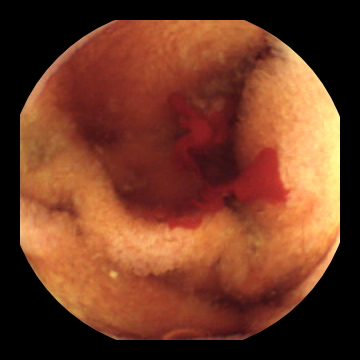
%> input picture imagedata/bleeding2.png, 360 x 360 px; its folder holds 4 pictures in this run
$ octave bankji.m   (GNU Octave 9; MATLAB toolbox functions it lacks are replaced by stand-ins)
%> lines starting %> are read from the running program, lines starting %| are printed output that depends on the picture; in (x1, y1, x2, y2) boxes, pixels count from 0 and x2, y2 are one past the last pixel; in counts of white or black regions, pixels touching at a corner belong together; the program's own positions count from 1
kmeanNum = 4;
% ไฟล์รูปภาพต้นฉบับ
imagefiles = dir('.\imagedata\*.png');
countFiles = length(imagefiles);

% สำหรับเปลี่ยนที่เก็บรูป cluster
rootPath =  "C:\Users\areey\ปี 4\bleeding_cluster_2";
rootPathClusterExist = dir(rootPath);

% Read all file
prompt = "Do you want create folder? Y/N [Y]: ";
createFolder = input(prompt,"s");
%> the answer given: y

prompt2 = "Do you want use image red_zone ? Y/N: ";
useRedZone = input(prompt2,"s");
%> the answer given: y

% wantCreateFile = "Create cluster file or show image S:(Show) F:(File)";
% useRedZone = input(prompt2,"s");

if createFolder == "Y"
      for imageData = 1:countFiles
            currentfilename = imagefiles(imageData).name;
            img = imread(currentfilename);
            lab_img = rgb2lab(img);
            ab = lab_img(:,:,1:3);
            img2Sigle = im2single(ab);
            pixel_labels = imsegkmeans(img2Sigle,kmeanNum,'NumAttempts',4);

            cd(rootPath);
            folderName = strrep(currentfilename, '.png', '');
            mkdir(folderName)
            intoFolder = rootPath+"\"+folderName;
            cd(intoFolder);
    %         pathUse = sprintf('%s',pathString);
            for kmeanIndex = 1:4
                mask = pixel_labels==kmeanIndex;
                cluster = img .* uint8(mask);

                Lab_Image = rgb2lab(cluster);
                L = Lab_Image(:,:,1);
                L_red = L.*double(mask);
                L_red = rescale(L_red);
                idx_light_red = imbinarize(nonzeros(L_red));

                red_idx = find(mask);
                mask_dark_red = mask;
                mask_dark_red(red_idx(idx_light_red)) = 0;

                red_zone = img.*uint8(mask_dark_red);

                %figure,imshow(bleeding)
                clusterName = "cluster"+kmeanIndex;
                clusterNameStr = sprintf('%s',clusterName);
                if isempty(useRedZone)
                    imwrite(cluster,[clusterNameStr '.png']);
                elseif useRedZone == 'Y'
                    imwrite(red_zone,[clusterNameStr '.png']);
                else
                   imwrite(cluster,[clusterNameStr '.png']);
                end
            end
      end
end

disp('--- Preparing to analysis image bleeding 10s ---')
pause(10.0);

disp('Ready..')

 cd(rootPath)
    clusterFolder = dir('.\*');
    countFolderCluster = length(clusterFolder);
    %  เปลี่ยนบรรทัดที่ 44 เป็น countFolderCluster หากต้องการที่จะเอาทุกโฟล์เดอร์
    for folderClusterIndex = 3:countFolderCluster
        clusterFolderPath = clusterFolder(folderClusterIndex).name;
        intoFolderEachCluster = rootPath+"\"+clusterFolderPath;
        cd(intoFolderEachCluster)

        clusterInFolder = imageDatastore("./*.png");
        imageInClusterFolder = readall(clusterInFolder);
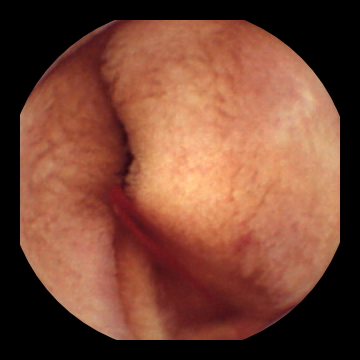
%> input picture imagedata/vascular004.png, 360 x 360 px
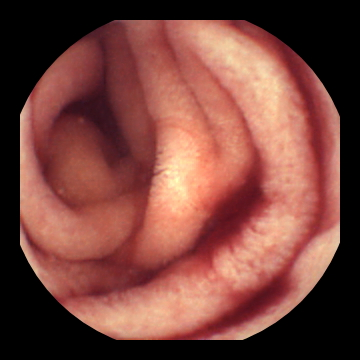
%> input picture imagedata/vascular005.png, 360 x 360 px
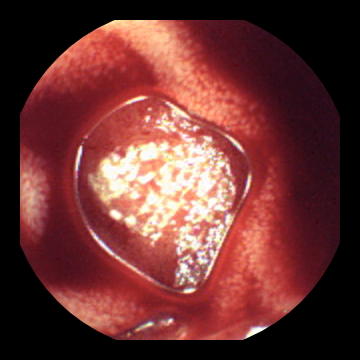
%> input picture imagedata/vascular021.png, 360 x 360 px
%> imageInClusterFolder = 4 items
        fprintf('Folder %s',intoFolderEachCluster);
        fprintf('\n')
        for redPixelCluster = 1:4
            imgInFolder = readimage(clusterInFolder,redPixelCluster);
%> imgInFolder is the input picture: size 360x360x3 uint8; mean R, G, B 113.1, 59, 37.2
            % find Red pixel each cluster
            redPoints = imgInFolder(:,:,1)>=85 & imgInFolder(:,:,2)<=55 & imgInFolder(:,:,3)<=255;
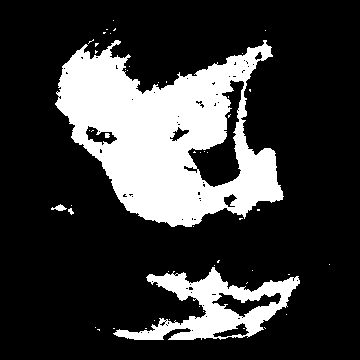
%> redPoints: size 360x360 logical; 22.4% white; 51 white regions (46 under 20 px), largest, box (x1, y1, x2, y2) and area: (55, 40, 284, 227) 23467, (113, 267, 300, 340) 5316, (51, 204, 67, 211) 59, (68, 208, 74, 215) 24, (105, 133, 110, 138) 22
            percentRed = 100*(sum(sum(redPoints))/(size(imgInFolder,1)*size(imgInFolder,2)));
%> percentRed = 22.38

            if(percentRed >= 0.50)
                  if ~exist('./assumeBleeding', 'dir')
                       mkdir assumeBleeding
                  end
             copyfile(sprintf('cluster%d.png',redPixelCluster),'./assumeBleeding/')
            %figure,imshow(imgInFolder)
            end
            fprintf('Image has %d red pixels\n',sum(sum(redPoints)))
%| Image has 29005 red pixels
            fprintf('Image is %.2f percent red\n',percentRed)
%| Image is 22.38 percent red
            rgbRed1 = uint8(cat(3,redPoints,redPoints,redPoints)).*imgInFolder;
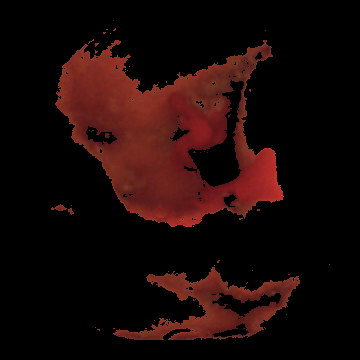
%> rgbRed1: size 360x360x3 uint8; mean R, G, B 26.1, 8.6, 7.1
        end
%          จบ loop 4 ครั้งอ่าน cluster 4 cluster

%            อย่าลืมเปิดหากต้องการทำทุกโฟล์เดอร์
       cd("../")
    end
